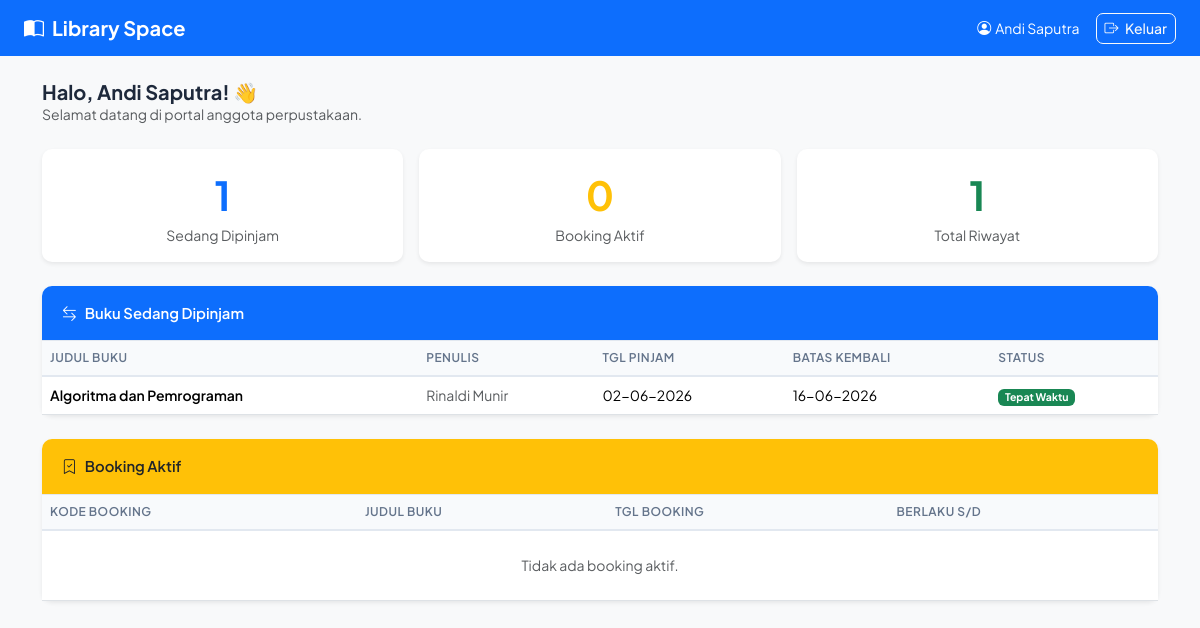
Screenshot of /pages/anggota_area/index.php (signed in) with the database file from the repository.
### tables this page shows
CREATE TABLE peminjaman (
  id_peminjaman        INT AUTO_INCREMENT PRIMARY KEY,
  kode_booking         VARCHAR(30)  DEFAULT NULL,
  id_anggota           INT          NOT NULL,
  id_buku              INT          NOT NULL,
  tanggal_pinjam       DATE         NOT NULL,
  tanggal_kembali      DATE         NOT NULL,
  tanggal_dikembalikan DATE         DEFAULT NULL,
  status               ENUM('Diambil','Sedang Dipinjam','Kembali') NOT NULL DEFAULT 'Diambil',
  created_at           TIMESTAMP DEFAULT CURRENT_TIMESTAMP,
  CONSTRAINT fk_peminjaman_anggota FOREIGN KEY (id_anggota)
    REFERENCES anggota(id_anggota)
    ON UPDATE CASCADE ON DELETE RESTRICT,
  CONSTRAINT fk_peminjaman_buku FOREIGN KEY (id_buku)
    REFERENCES buku(id_buku)
    ON UPDATE CASCADE ON DELETE RESTRICT
);

CREATE TABLE buku (
  id_buku     INT AUTO_INCREMENT PRIMARY KEY,
  judul       VARCHAR(200) NOT NULL,
  penulis     VARCHAR(100) NOT NULL,
  penerbit    VARCHAR(100) NOT NULL,
  tahun       YEAR         NOT NULL,
  stok        INT          NOT NULL DEFAULT 0,
  cover       VARCHAR(255) DEFAULT NULL,
  id_kategori INT          NOT NULL,
  created_at  TIMESTAMP DEFAULT CURRENT_TIMESTAMP,
  CONSTRAINT fk_buku_kategori FOREIGN KEY (id_kategori)
    REFERENCES kategori(id_kategori)
    ON UPDATE CASCADE ON DELETE RESTRICT
);

### pages/anggota_area/index.php (the view, shortened to what this page needs)
<?php
require_once __DIR__ . '/../../config/koneksi.php';
$id_anggota  = $_SESSION['anggota_id'];
$nama        = $_SESSION['anggota_nama'];
$total_aktif = mysqli_fetch_assoc(mysqli_query($koneksi,
    "SELECT COUNT(*) AS total FROM peminjaman
     WHERE id_anggota = $id_anggota AND status = 'Diambil'"))['total'];
$total_booking = mysqli_fetch_assoc(mysqli_query($koneksi,
    "SELECT COUNT(*) AS total FROM booking
     WHERE id_anggota = $id_anggota AND status = 'Booking'"))['total'];
$total_riwayat = mysqli_fetch_assoc(mysqli_query($koneksi,
    "SELECT COUNT(*) AS total FROM peminjaman
     WHERE id_anggota = $id_anggota"))['total'];
$peminjaman_aktif = mysqli_query($koneksi,
    "SELECT p.*, b.judul, b.penulis
     FROM peminjaman p
     JOIN buku b ON p.id_buku = b.id_buku
     WHERE p.id_anggota = $id_anggota AND p.status = 'Diambil'
     ORDER BY p.tanggal_kembali ASC");
$booking_aktif = mysqli_query($koneksi,
    "SELECT bk.*, b.judul
     FROM booking bk
     JOIN buku b ON bk.id_buku = b.id_buku
     WHERE bk.id_anggota = $id_anggota AND bk.status = 'Booking'
     ORDER BY bk.tanggal_expired ASC");
?>
<!DOCTYPE html>
<html lang="id">
<head>
  <link rel="stylesheet" href="https://cdn.jsdelivr.net/npm/bootstrap@5.3.2/dist/css/bootstrap.min.css">
  <link rel="stylesheet" href="https://cdn.jsdelivr.net/npm/bootstrap-icons@1.11.3/font/bootstrap-icons.min.css">
  <link rel="stylesheet" href="/perpustakaan/assets/css/style.css">
</head>
<body style="font-family: 'Plus Jakarta Sans', sans-serif; background: var(--bg-light, #f8f9fa);">
  <nav class="navbar navbar-expand-lg navbar-dark bg-primary px-4">
    <span class="navbar-brand fw-bold">
      <i class="bi bi-book-half me-2"></i>Library Space
    </span>
    <div class="ms-auto d-flex align-items-center gap-3">
      <span class="text-white small">
        <i class="bi bi-person-circle me-1"></i><?= htmlspecialchars($nama) ?>
      </span>
      <a href="/perpustakaan/logout_anggota.php" class="btn btn-outline-light btn-sm">
        <i class="bi bi-box-arrow-right me-1"></i> Keluar
      </a>
    </div>
  </nav>
  <div class="container py-4">
    <div class="mb-4">
      <h5 class="fw-bold mb-0">Halo, <?= htmlspecialchars($nama) ?>! 👋</h5>
      <p class="text-muted small">Selamat datang di portal anggota perpustakaan.</p>
    </div>
    <div class="row g-3 mb-4">
      <div class="col-sm-4">
        <div class="card border-0 shadow-sm text-center p-3">
          <div class="fs-1 text-primary fw-bold"><?= $total_aktif ?></div>
          <div class="small text-muted">Sedang Dipinjam</div>
        </div>
      </div>
      <div class="col-sm-4">
        <div class="card border-0 shadow-sm text-center p-3">
          <div class="fs-1 text-warning fw-bold"><?= $total_booking ?></div>
          <div class="small text-muted">Booking Aktif</div>
        </div>
      </div>
      <div class="col-sm-4">
        <div class="card border-0 shadow-sm text-center p-3">
          <div class="fs-1 text-success fw-bold"><?= $total_riwayat ?></div>
          <div class="small text-muted">Total Riwayat</div>
        </div>
      </div>
    </div>
    <div class="card border-0 shadow-sm mb-4">
      <div class="card-header bg-primary text-white fw-semibold">
        <i class="bi bi-arrow-left-right me-2"></i>Buku Sedang Dipinjam
      </div>
      <div class="card-body table-responsive p-0">
        <table class="table table-hover align-middle mb-0">
          <thead class="table-light">
            <tr>
              <th>Judul Buku</th>
              <th>Penulis</th>
              <th>Tgl Pinjam</th>
              <th>Batas Kembali</th>
              <th>Status</th>
            </tr>
          </thead>
          <tbody>
            <?php if (mysqli_num_rows($peminjaman_aktif) > 0):
              while ($row = mysqli_fetch_assoc($peminjaman_aktif)):
                $terlambat = strtotime($row['tanggal_kembali']) < strtotime('today');
            ?>
            <tr>
              <td class="fw-semibold"><?= htmlspecialchars($row['judul']) ?></td>
              <td class="text-muted"><?= htmlspecialchars($row['penulis']) ?></td>
              <td><?= date('d-m-Y', strtotime($row['tanggal_pinjam'])) ?></td>
              <td><?= date('d-m-Y', strtotime($row['tanggal_kembali'])) ?></td>
              <td>
                <span class="badge <?= $terlambat ? 'bg-danger' : 'bg-success' ?>">
                  <?= $terlambat ? 'Terlambat' : 'Tepat Waktu' ?>
                </span>
              </td>
            </tr>
            <?php endwhile; else: ?>
              <tr><td colspan="5" class="text-center text-muted py-4">
                Tidak ada buku yang sedang dipinjam.
              </td></tr>
            <?php endif; ?>
          </tbody>
        </table>
      </div>
    </div>
    <div class="card border-0 shadow-sm">
      <div class="card-header bg-warning text-dark fw-semibold">
        <i class="bi bi-bookmark-check me-2"></i>Booking Aktif
      </div>
      <div class="card-body table-responsive p-0">
        <table class="table table-hover align-middle mb-0">
          <thead class="table-light">
            <tr>
              <th>Kode Booking</th>
              <th>Judul Buku</th>
              <th>Tgl Booking</th>
              <th>Berlaku s/d</th>
            </tr>
          </thead>
          <tbody>
            <?php if (mysqli_num_rows($booking_aktif) > 0):
              while ($row = mysqli_fetch_assoc($booking_aktif)):
            ?>
            <tr>
              <td><strong><?= htmlspecialchars($row['kode_booking']) ?></strong></td>
              <td><?= htmlspecialchars($row['judul']) ?></td>
              <td><?= date('d-m-Y', strtotime($row['tanggal_booking'])) ?></td>
              <td><?= date('d-m-Y', strtotime($row['tanggal_expired'])) ?></td>
            </tr>
            <?php endwhile; else: ?>
              <tr><td colspan="4" class="text-center text-muted py-4">
                Tidak ada booking aktif.
              </td></tr>
            <?php endif; ?>
          </tbody>
        </table>
      </div>
    </div>
  </div>
</body>
</html>

### assets/css/style.css (style rules this page uses)
:root { --primary: #1a56db; --primary-dark: #1343af; --primary-light: #e8effe; --sidebar-bg: #0f172a; --sidebar-w: 240px; --navbar-h: 60px; --text-main: #1e293b; --text-muted: #64748b; --border: #e2e8f0; --bg-page: #f1f5f9; --white: #ffffff; --success: #16a34a; --danger: #dc2626; --warning: #d97706; --radius: 10px; --shadow-sm: 0 1px 3px rgba(0,0,0,.08); --shadow-md: 0 4px 12px rgba(0,0,0,.10); }
*, *::before, *::after { box-sizing: border-box; }
body { font-family: 'Plus Jakarta Sans', sans-serif; background: var(--bg-page); color: var(--text-main); margin: 0; padding: 0; }
.card { border: 1px solid var(--border); border-radius: var(--radius); box-shadow: var(--shadow-sm); }
.card-header { background: var(--white); border-bottom: 1px solid var(--border); font-weight: 600; font-size: .925rem; padding: 1rem 1.25rem; border-radius: var(--radius) var(--radius) 0 0 !important; }
.table { font-size: .875rem; margin: 0; }
.table thead th { background: #f8fafc; color: var(--text-muted); font-size: .75rem; font-weight: 600; text-transform: uppercase; letter-spacing: .04em; border-bottom: 2px solid var(--border); white-space: nowrap; }
.btn { font-size: .875rem; font-weight: 500; border-radius: 7px; }

### rows the page displays
peminjaman: id_buku.judul "Algoritma dan Pemrograman", id_buku.penulis "Rinaldi Munir", tanggal_pinjam "02-06-2026", tanggal_kembali "16-06-2026", shows "Tepat Waktu"

### other values shown
$nama "Andi Saputra"
$total_aktif "1"
$total_booking "0"
$total_riwayat "1"
